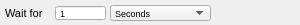
<?xml version="1.0" encoding="UTF-8"?>
<ui version="4.0">
 <class>WaitCommandWidget</class>
 <widget class="QWidget" name="WaitCommandWidget">
  <property name="geometry">
   <rect>
    <x>0</x>
    <y>0</y>
    <width>300</width>
    <height>25</height>
   </rect>
  </property>
  <property name="minimumSize">
   <size>
    <width>300</width>
    <height>25</height>
   </size>
  </property>
  <property name="maximumSize">
   <size>
    <width>300</width>
    <height>25</height>
   </size>
  </property>
  <property name="windowTitle">
   <string>Form</string>
  </property>
  <widget class="QLabel" name="label_18">
   <property name="geometry">
    <rect>
     <x>5</x>
     <y>5</y>
     <width>51</width>
     <height>16</height>
    </rect>
   </property>
   <property name="font">
    <font>
     <pointsize>8</pointsize>
    </font>
   </property>
   <property name="text">
    <string>Wait for</string>
   </property>
   <property name="alignment">
    <set>Qt::AlignLeading|Qt::AlignLeft|Qt::AlignVCenter</set>
   </property>
  </widget>
  <widget class="QSpinBox" name="waitTime">
   <property name="geometry">
    <rect>
     <x>55</x>
     <y>5</y>
     <width>51</width>
     <height>16</height>
    </rect>
   </property>
   <property name="font">
    <font>
     <pointsize>7</pointsize>
    </font>
   </property>
   <property name="buttonSymbols">
    <enum>QAbstractSpinBox::NoButtons</enum>
   </property>
   <property name="minimum">
    <number>1</number>
   </property>
   <property name="maximum">
    <number>1000</number>
   </property>
  </widget>
  <widget class="QComboBox" name="waitTimeType">
   <property name="geometry">
    <rect>
     <x>110</x>
     <y>5</y>
     <width>101</width>
     <height>16</height>
    </rect>
   </property>
   <property name="font">
    <font>
     <pointsize>7</pointsize>
    </font>
   </property>
   <item>
    <property name="text">
     <string>Seconds</string>
    </property>
   </item>
   <item>
    <property name="text">
     <string>Milliseconds</string>
    </property>
   </item>
  </widget>
 </widget>
 <resources/>
 <connections/>
</ui>
